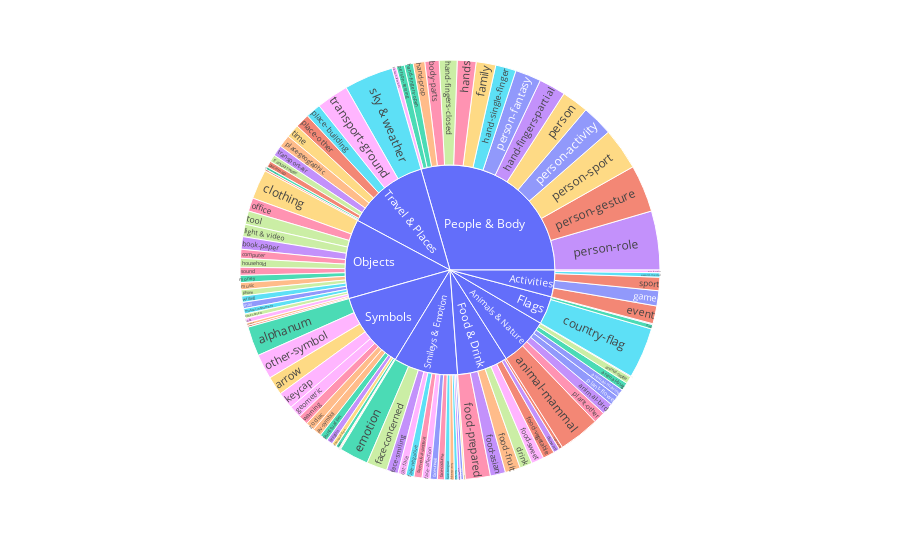

The notebook cell this image was saved under:
### Code cell
fig = px.sunburst(
    tweets_emoji_categories_df, path=["category", "subgroup"], color="subgroup"
)
fig.show()

### Figure 1 — Plotly figure (JSON) as saved in the notebook; plotly's stock layout.template omitted (floating-point values rounded to 4 significant figures)
{"data": [{"branchvalues": "total", "customdata": [["(?)"], ["(?)"], ["(?)"], ["(?)"], ["(?)"], ["(?)"], ["(?)"], ["(?)"], ["event"], ["emotion"], ["dishware"], ["currency"], ["country-flag"], ["computer"], ["drink"], ["cat-face"], ["clothing"], ["plant-flower"], ["place-map"], ["money"], ["monkey-face"], ["music"], ["musical-instrument"], ["office"], ["other-object"], ["other-symbol"], ["person"], ["person-activity"], ["person-gesture"], ["person-resting"], ["person-role"], ["place-geographic"], ["place-building"], ["plant-other"], ["phone"], ["person-symbol"], ["person-sport"], ["person-fantasy"], ["place-other"], ["place-religious"], ["transport-air"], ["(?)"], ["zodiac"], ["writing"], ["warning"], ["transport-water"], ["transport-ground"], ["transport-sign"], ["mail"], ["medical"], ["math"], ["face-smiling"], ["face-sleepy"], ["face-negative"], ["face-neutral-skeptical"], ["light & video"], ["lock"], ["time"], ["subdivision-flag"], ["sport"], ["punctuation"], ["religion"], ["science"], ["sky & weather"], ["sound"], ["tool"], ["food-sweet"], ["family"], ["face-unwell"], ["food-marine"], ["flag"], ["food-asian"], ["food-fruit"], ["face-tongue"], ["food-prepared"], ["hand-fingers-closed"], ["geometric"], ["gender"], ["game"], ["food-vegetable"], ["alphanum"], ["book-paper"], ["av-symbol"], ["award-medal"], ["body-parts"], ["animal-reptile"], ["arts & crafts"], ["arrow"], ["animal-marine"], ["animal-mammal"], ["animal-bug"], ["animal-bird"], ["animal-amphibian"], ["face-hand"], ["face-costume"], ["face-concerned"], ["face-affection"], ["face-hat"], ["face-glasses"], ["hotel"], ["hand-fingers-open"], ["hand-fingers-partial"], ["hand-prop"], ["hand-single-finger"], ["hands"], ["household"], ["keycap"]], "domain": {"x": [0, 1], "y": [0, 1]}, "hovertemplate": "labels=%{label}<br>count=%{value}<br>parent=%{parent}<br>id=%{id}<br>subgroup=%{customdata[0]}<extra></extra>", "ids": ["Travel & Places", "Smileys & Emotion", "People & Body", "Objects", "Food & Drink", "Flags", "Animals & Nature", "Symbols", "Activities/event", "Smileys & Emotion/emotion", "Food & Drink/dishware", "Symbols/currency", "Flags/country-flag", "Objects/computer", "Food & Drink/drink", "Smileys & Emotion/cat-face", "Objects/clothing", "Animals & Nature/plant-flower", "Travel & Places/place-map", "Objects/money", "Smileys & Emotion/monkey-face", "Objects/music", "Objects/musical-instrument", "Objects/office", "Objects/other-object", "Symbols/other-symbol", "People & Body/person", "People & Body/person-activity", "People & Body/person-gesture", "People & Body/person-resting", "People & Body/person-role", "Travel & Places/place-geographic", "Travel & Places/place-building", "Animals & Nature/plant-other", "Objects/phone", "People & Body/person-symbol", "People & Body/person-sport", "People & Body/person-fantasy", "Travel & Places/place-other", "Travel & Places/place-religious", "Travel & Places/transport-air", "Activities", "Symbols/zodiac", "Objects/writing", "Symbols/warning", "Travel & Places/transport-water", "Travel & Places/transport-ground", "Symbols/transport-sign", "Objects/mail", "Objects/medical", "Symbols/math", "Smileys & Emotion/face-smiling", "Smileys & Emotion/face-sleepy", "Smileys & Emotion/face-negative", "Smileys & Emotion/face-neutral-skeptical", "Objects/light & video", "Objects/lock", "Travel & Places/time", "Flags/subdivision-flag", "Activities/sport", "Symbols/punctuation", "Symbols/religion", "Objects/science", "Travel & Places/sky & weather", "Objects/sound", "Objects/tool", "Food & Drink/food-sweet", "People & Body/family", "Smileys & Emotion/face-unwell", "Food & Drink/food-marine", "Flags/flag", "Food & Drink/food-asian", "Food & Drink/food-fruit", "Smileys & Emotion/face-tongue", "Food & Drink/food-prepared", "People & Body/hand-fingers-closed", "Symbols/geometric", "Symbols/gender", "Activities/game", "Food & Drink/food-vegetable", "Symbols/alphanum", "Objects/book-paper", "Symbols/av-symbol", "Activities/award-medal", "People & Body/body-parts", "Animals & Nature/animal-reptile", "Activities/arts & crafts", "Symbols/arrow", "Animals & Nature/animal-marine", "Animals & Nature/animal-mammal", "Animals & Nature/animal-bug", "Animals & Nature/animal-bird", "Animals & Nature/animal-amphibian", "Smileys & Emotion/face-hand", "Smileys & Emotion/face-costume", "Smileys & Emotion/face-concerned", "Smileys & Emotion/face-affection", "Smileys & Emotion/face-hat", "Smileys & Emotion/face-glasses", "Travel & Places/hotel", "People & Body/hand-fingers-open", "People & Body/hand-fingers-partial", "People & Body/hand-prop", "People & Body/hand-single-finger", "People & Body/hands", "Objects/household", "Symbols/keycap"], "labels": ["Travel & Places", "Smileys & Emotion", "People & Body", "Objects", "Food & Drink", "Flags", "Animals & Nature", "Symbols", "event", "emotion", "dishware", "currency", "country-flag", "computer", "drink", "cat-face", "clothing", "plant-flower", "place-map", "money", "monkey-face", "music", "musical-instrument", "office", "other-object", "other-symbol", "person", "person-activity", "person-gesture", "person-resting", "person-role", "place-geographic", "place-building", "plant-other", "phone", "person-symbol", "person-sport", "person-fantasy", "place-other", "place-religious", "transport-air", "Activities", "zodiac", "writing", "warning", "transport-water", "transport-ground", "transport-sign", "mail", "medical", "math", "face-smiling", "face-sleepy", "face-negative", "face-neutral-skeptical", "light & video", "lock", "time", "subdivision-flag", "sport", "punctuation", "religion", "science", "sky & weather", "sound", "tool", "food-sweet", "family", "face-unwell", "food-marine", "flag", "food-asian", "food-fruit", "face-tongue", "food-prepared", "hand-fingers-closed", "geometric", "gender", "game", "food-vegetable", "alphanum", "book-paper", "av-symbol", "award-medal", "body-parts", "animal-reptile", "arts & crafts", "arrow", "animal-marine", "animal-mammal", "animal-bug", "animal-bird", "animal-amphibian", "face-hand", "face-costume", "face-concerned", "face-affection", "face-hat", "face-glasses", "hotel", "hand-fingers-open", "hand-fingers-partial", "hand-prop", "hand-single-finger", "hands", "household", "keycap"], "marker": {"colors": ["#636efa", "#636efa", "#636efa", "#636efa", "#636efa", "#636efa", "#636efa", "#636efa", "#EF553B", "#00cc96", "#ab63fa", "#FFA15A", "#19d3f3", "#FF6692", "#B6E880", "#FF97FF", "#FECB52", "#636efa", "#EF553B", "#00cc96", "#ab63fa", "#FFA15A", "#19d3f3", "#FF6692", "#B6E880", "#FF97FF", "#FECB52", "#636efa", "#EF553B", "#00cc96", "#ab63fa", "#FFA15A", "#19d3f3", "#FF6692", "#B6E880", "#FF97FF", "#FECB52", "#636efa", "#EF553B", "#00cc96", "#ab63fa", "#636efa", "#FFA15A", "#19d3f3", "#FF6692", "#B6E880", "#FF97FF", "#FECB52", "#636efa", "#EF553B", "#00cc96", "#ab63fa", "#FFA15A", "#19d3f3", "#FF6692", "#B6E880", "#FF97FF", "#FECB52", "#636efa", "#EF553B", "#00cc96", "#ab63fa", "#FFA15A", "#19d3f3", "#FF6692", "#B6E880", "#FF97FF", "#FECB52", "#636efa", "#EF553B", "#00cc96", "#ab63fa", "#FFA15A", "#19d3f3", "#FF6692", "#B6E880", "#FF97FF", "#FECB52", "#636efa", "#EF553B", "#00cc96", "#ab63fa", "#FFA15A", "#19d3f3", "#FF6692", "#B6E880", "#FF97FF", "#FECB52", "#636efa", "#EF553B", "#00cc96", "#ab63fa", "#FFA15A", "#19d3f3", "#FF6692", "#B6E880", "#FF97FF", "#FECB52", "#636efa", "#EF553B", "#00cc96", "#ab63fa", "#FFA15A", "#19d3f3", "#FF6692", "#B6E880", "#FF97FF"]}, "name": "", "parents": ["", "", "", "", "", "", "", "", "Activities", "Smileys & Emotion", "Food & Drink", "Symbols", "Flags", "Objects", "Food & Drink", "Smileys & Emotion", "Objects", "Animals & Nature", "Travel & Places", "Objects", "Smileys & Emotion", "Objects", "Objects", "Objects", "Objects", "Symbols", "People & Body", "People & Body", "People & Body", "People & Body", "People & Body", "Travel & Places", "Travel & Places", "Animals & Nature", "Objects", "People & Body", "People & Body", "People & Body", "Travel & Places", "Travel & Places", "Travel & Places", "", "Symbols", "Objects", "Symbols", "Travel & Places", "Travel & Places", "Symbols", "Objects", "Objects", "Symbols", "Smileys & Emotion", "Smileys & Emotion", "Smileys & Emotion", "Smileys & Emotion", "Objects", "Objects", "Travel & Places", "Flags", "Activities", "Symbols", "Symbols", "Objects", "Travel & Places", "Objects", "Objects", "Food & Drink", "People & Body", "Smileys & Emotion", "Food & Drink", "Flags", "Food & Drink", "Food & Drink", "Smileys & Emotion", "Food & Drink", "People & Body", "Symbols", "Symbols", "Activities", "Food & Drink", "Symbols", "Objects", "Symbols", "Activities", "People & Body", "Animals & Nature", "Activities", "Symbols", "Animals & Nature", "Animals & Nature", "Animals & Nature", "Animals & Nature", "Animals & Nature", "Smileys & Emotion", "Smileys & Emotion", "Smileys & Emotion", "Smileys & Emotion", "Smileys & Emotion", "Smileys & Emotion", "Travel & Places", "People & Body", "People & Body", "People & Body", "People & Body", "People & Body", "Objects", "Symbols"], "type": "sunburst", "values": [185, 144, 429, 178, 114, 63, 110, 173, 20, 33, 7, 1, 57, 10, 14, 9, 33, 11, 7, 8, 3, 8, 6, 15, 5, 28, 30, 35, 53, 9, 66, 14, 17, 13, 7, 5, 47, 29, 16, 3, 12, 60, 10, 7, 11, 8, 36, 5, 7, 2, 4, 13, 5, 9, 9, 14, 5, 15, 1, 15, 9, 7, 3, 55, 9, 15, 14, 22, 8, 4, 5, 17, 17, 6, 28, 20, 14, 1, 17, 13, 33, 14, 10, 5, 16, 8, 3, 21, 9, 46, 9, 13, 1, 4, 8, 23, 9, 2, 3, 2, 10, 30, 13, 23, 21, 10, 19]}], "layout": {"legend": {"tracegroupgap": 0}, "margin": {"t": 60}}}
